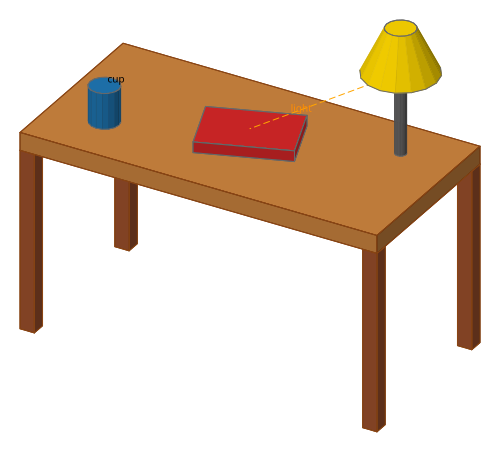

Python code for this plot:
"""
A small room scene built entirely with anchors, in the spirit of TikZ.

Nothing here uses hand-computed coordinates: every object is placed relative to another
one through named points such as "top", "bottom front left" or "near end". The geometry
is built first; the scene only says how each piece looks.

Run it with ``python examples/table_scene.py`` (needs ``pip install ".[all]"``): it saves
the scene as ``table_scene.svg`` and ``table_scene.html`` (interactive, plotly) and shows it
with matplotlib. In a notebook, ``build_scene()`` on the last line of a cell shows the scene.
"""

import matplotlib.pyplot as plt

from minigeo import Scene, Style
from minigeo.geometry import BaseBox, BaseCone, BaseCylinder, BaseLine
from minigeo.groups import GeometryGroup

TABLE_SIZE = (2.0, 1.0, 0.1)  # width (x), depth (y), thickness (z)
LEG_HEIGHT = 1.0
LEG_SIZE = (0.08, 0.08, LEG_HEIGHT)
CORNERS = ("front left", "front right", "back left", "back right")

WOOD = Style(fill="peru", stroke="saddlebrown")


def build_scene() -> Scene:
    """Build the scene; every object is placed through anchors of another one."""
    scene = Scene()

    # The table top rests at leg height; its own "bottom" anchor sits on that point.
    table = scene.add(BaseBox([0, 0, LEG_HEIGHT], TABLE_SIZE, anchor="bottom"), WOOD)

    # Each leg hangs from a bottom corner of the table, flush with the table's edges.
    for corner in CORNERS:
        leg = BaseBox(table.anchor(f"bottom {corner}"), LEG_SIZE, anchor=f"top {corner}")
        scene.add(leg, WOOD, fill="sienna")

    # A cup stands near the front left corner of the tabletop (cylinders stand on their position).
    cup_spot = table.anchor("top front left") + [0.3, 0.3, 0]
    scene.add(BaseCylinder(cup_spot, (0.08, 0.2)), fill="C0", label="cup", label_at="top")

    # A book lies in the middle, turned a little around its own vertical axis.
    book = scene.add(BaseBox([0, 0, 0], (0.5, 0.35, 0.06)), fill="C3")
    book.rotate("z'", 20, about="center")
    book.place("bottom", at=table.anchor("top"))

    # A lamp is a group: a stand with a shade on top. The group is placed as a whole.
    stand = scene.add(BaseCylinder([0, 0, 0], (0.03, 0.45)), fill="dimgray")
    shade = scene.add(BaseCone(stand.anchor("top"), (0.2, 0.08, 0.25)), fill="gold")
    lamp = GeometryGroup([stand, shade])
    lamp.place("bottom", at=table.anchor("top back right") - [0.3, 0.25, 0])

    # A dashed line from the lamp shade to the book, labelled near its end.
    beam = BaseLine(shade.anchor("bottom"), book.anchor("top"))
    scene.add(beam, stroke="orange", dash="dashed", label="light", label_at="near end", text_color="darkorange")

    return scene


if __name__ == "__main__":
    scene = build_scene()
    scene.render("svg").save("table_scene.svg")
    scene.render("plotly").write_html("table_scene.html")
    scene.render("matplotlib")
    plt.show()
